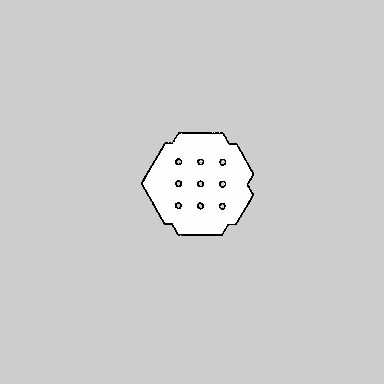
#> input picture RRT_algorithm/map/map.png, 384 x 384 px, found by its file name
$ python generateMap.py
#> lines starting #> are read from the running program, lines starting #| are printed output that depends on the picture; after the words box and inside, x2 and y2 are one past the last pixel; in counts of white or black regions, pixels touching at a corner belong together
from dis import dis
from math import dist
import cv2
import numpy as np

imagePath = "/home/leanhchien/Navigation_algorithm/RRT_algorithm/map/map.png"

image = cv2.imread(imagePath)
#> image is the input picture: shape (384, 384, 3); min 0, max 254, mean 206.4
grayImage = cv2.cvtColor(image, cv2.COLOR_BGR2GRAY)
( _ , binaryImage) = cv2.threshold(grayImage, 250, 255, cv2.THRESH_BINARY)
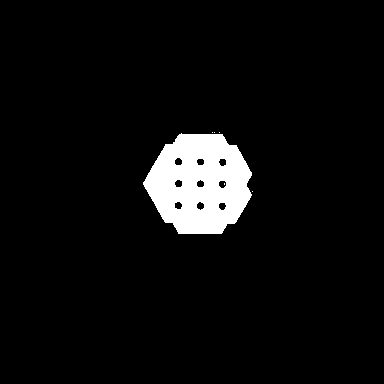
#> binaryImage: shape (384, 384); 5.4% white; 6 white regions (5 under 20 px), largest, box (x1, y1, x2, y2) and area: (143, 133, 252, 234) 7911
height, width = grayImage.shape
#> height = 384; width = 384
result = []
for y in range(height):
    tempList = []
    for x in range(width):
        if binaryImage[y, x] == 255:
            tempList.append((x, y))
    if len(tempList) > 0:
        result.append(tempList)

y_start = result[0][0][1]
#> y_start = 132
y_end = result[-1][0][1]
#> y_end = 233

x_list_min = []
x_list_max = []
for i in range(len(result)):
    x_list_min.append(result[i][0][0])
    x_list_max.append(result[i][-1][0])

x_start = min(x_list_min)
#> x_start = 143
x_end = max(x_list_max)
#> x_end = 252

imageResult = np.zeros((y_end - y_start + 10, x_end - x_start + 10))
imageTemp = binaryImage[y_start: y_end, x_start:x_end]
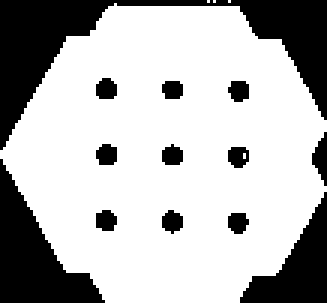
#> imageTemp: shape (101, 109) (shown 3 times larger); 71.5% white; 13 black regions, largest, box (x1, y1, x2, y2) and area: (0, 0, 109, 50) 1492, (0, 53, 35, 101) 751, (80, 64, 109, 101) 483

resultHeight, resultWidth = imageTemp.shape
#> resultHeight = 101; resultWidth = 109

for y in range(resultHeight):
    for x in range(resultWidth):
        imageResult[y + 5, x + 5] = imageTemp[y, x]
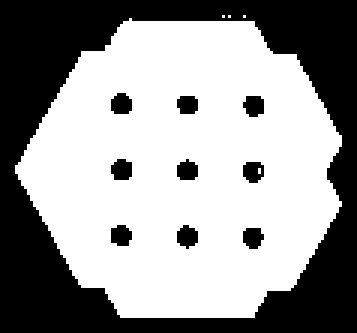
#> imageResult: shape (111, 119) float64 (shown 3 times larger); 59.6% white; 10 black regions, largest, box (x1, y1, x2, y2) and area: (0, 0, 119, 111) 4980, (37, 31, 44, 38) 41, (37, 53, 44, 60) 41

imageResult = cv2.resize(imageResult, (0, 0), fx = 3, fy = 3)
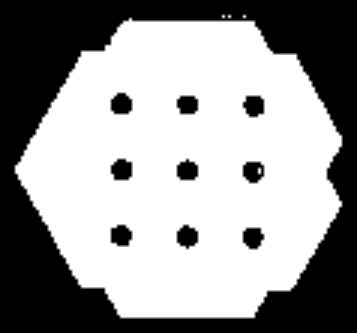
#> imageResult: shape (333, 357) float64; min 0, max 255, mean 152
print(imageResult.shape)
#| (333, 357)
cv2.imshow("Image", imageResult)
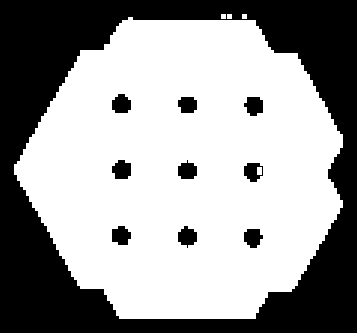
#> window 'Image': shape (333, 357); 61.3% white; 10 black regions, largest, box (x1, y1, x2, y2) and area: (0, 0, 357, 333) 43484, (112, 94, 131, 113) 289, (112, 160, 131, 179) 289
cv2.waitKey()
